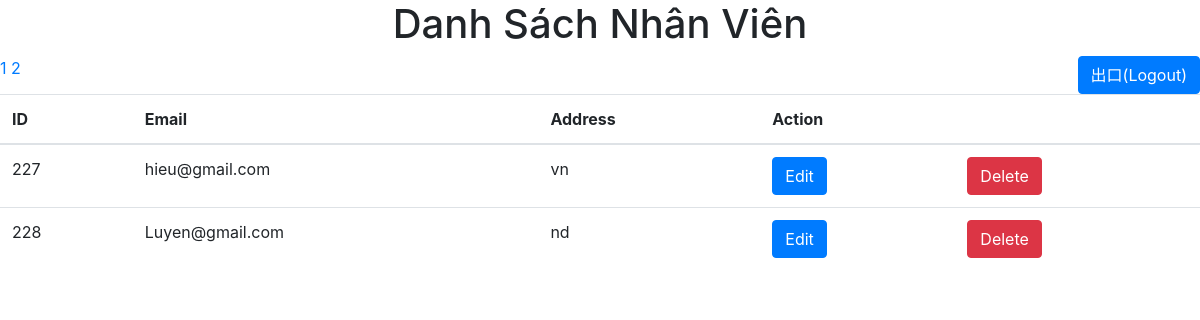
The app's page /index.php?page=2 with its own data.
### tables this page shows
CREATE TABLE `users` (
  `id` int(11) NOT NULL,
  `email` varchar(255) NOT NULL,
  `code` varchar(255) NOT NULL,
  `address_provin` varchar(255) DEFAULT NULL,
  `address_distri` varchar(255) DEFAULT NULL,
  `address_house` varchar(255) NOT NULL,
  `phone` varchar(255) NOT NULL,
  `password` varchar(255) NOT NULL,
  `firstname` varchar(255) NOT NULL,
  `lastname` varchar(255) NOT NULL
);

### index.php (the view, shortened to what this page needs)
<!DOCTYPE html>
<html lang="ja">
<head>
    <link rel="stylesheet" href="https://stackpath.bootstrapcdn.com/bootstrap/4.1.3/css/bootstrap.min.css">
</head>
<body>
<?php
    require_once('config.php');
    $results_per_page = 10;
	$query = "select *from users";
    $result = mysqli_query($conn, $query);
    $number_of_result = mysqli_num_rows($result);
    $number_of_page = ceil ($number_of_result / $results_per_page);
	 if (!isset ($_GET['page']) ) {
        $page = 1;
    } else {
        $page = $_GET['page'];
    }
	  $page_first_result = ($page-1) * $results_per_page;
	   $query = "SELECT * FROM users LIMIT " . $page_first_result . ',' . $results_per_page;
	   $results = mysqli_query($conn, $query);
?>
<h1 style="text-align: center;">Danh Sách Nhân Viên</h1>
	<form action="" method="POST">
		<button style="float: right;" class="btn btn-primary" name="Logout">出口(Logout)</button>
	</form>
<table class="table">
	<thead>
		<tr>
            <th>ID</th>
            <th>Email</th>
			<th>Address</th>
			<th colspan="2">Action</th>
		</tr>
	</thead>
	<?php while ($row = mysqli_fetch_array($results)) { ?>
		<tr>
			<td><?php echo $row['id']; ?></td>
            <td><?php echo $row['email']; ?></td>
			<td><?php echo $row['address_house']; ?></td>
			<td>
				<a href="update.php?id=<?php echo $row['id']; ?>" class="edit_btn btn btn-primary" >Edit</a>
			</td>
			<td>
				<a href="delete.php?id=<?php echo $row['id']; ?>" name="btnDelete" class="del_btn btn btn-danger" onclick="return confirm('Are you sure want to delete this item???')">Delete</a>
			</td>
		</tr>
	<?php } ?>
	<?php
		 for($page = 1; $page<= $number_of_page; $page++) {
		echo '<a href = "index.php?page=' . $page . '">' . $page . ' </a>';
		}  ?>
</table>
</body>
</html>

### records on screen
users: id "227", email "hieu@gmail.com", address_house "vn"
users: id "228", email "Luyen@gmail.com", address_house "nd"
